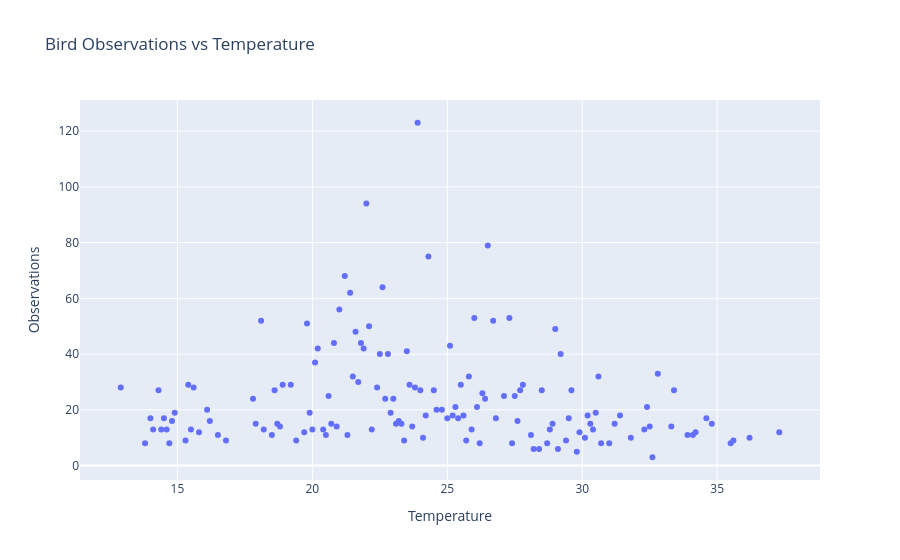

Notebook code cell kept with this figure:
### Code cell
fig = px.scatter(
    temperature_activity,
    x="Temperature",
    y="Observations",
    title="Bird Observations vs Temperature"
)

fig.show()

### Figure 1 — Plotly figure (JSON) as saved in the notebook; plotly's stock layout.template omitted (floating-point values rounded to 4 significant figures; data arrays with more than 128 entries replaced by an {"elided": "..."} marker saying what was removed)
{"data": [{"hovertemplate": "Temperature=%{x}<br>Observations=%{y}<extra></extra>", "legendgroup": "", "marker": {"color": "#636efa", "symbol": "circle"}, "mode": "markers", "name": "", "orientation": "v", "showlegend": false, "type": "scatter", "x": {"elided": "145 float values"}, "xaxis": "x", "y": {"elided": "145 int values"}, "yaxis": "y"}], "layout": {"legend": {"tracegroupgap": 0}, "title": {"text": "Bird Observations vs Temperature"}, "xaxis": {"anchor": "y", "domain": [0, 1], "title": {"text": "Temperature"}}, "yaxis": {"anchor": "x", "domain": [0, 1], "title": {"text": "Observations"}}}}
